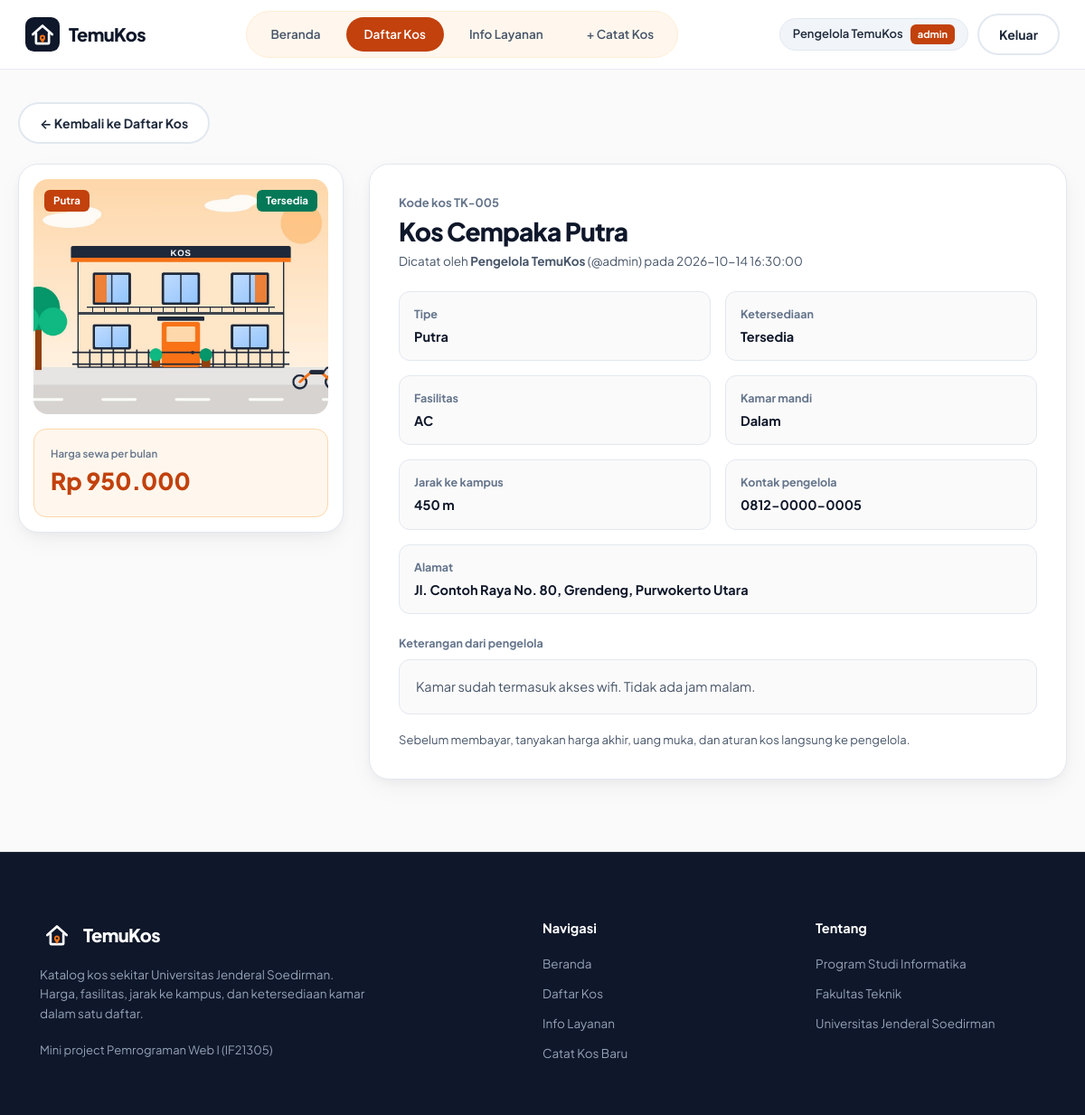
The page /detail.php?id=5 (signed in) on the database its author committed.
### tables this page shows
CREATE TABLE kos (
  id INT UNSIGNED AUTO_INCREMENT PRIMARY KEY,
  pengguna_id INT UNSIGNED NOT NULL,                
  nama_kos VARCHAR(150) NOT NULL,
  tipe ENUM('Putra','Putri','Campur') NOT NULL,
  fasilitas ENUM('Kipas angin','AC') NOT NULL,
  kamar_mandi ENUM('Dalam','Luar') NOT NULL,
  harga INT UNSIGNED NOT NULL,                      
  jarak_m INT UNSIGNED NOT NULL,                    
  alamat VARCHAR(150) NOT NULL,
  ketersediaan ENUM('Tersedia','Penuh') NOT NULL DEFAULT 'Tersedia',
  deskripsi VARCHAR(2000) DEFAULT NULL,             
  kontak VARCHAR(60) NOT NULL,
  foto_kos VARCHAR(255) DEFAULT NULL,
  dibuat_pada DATETIME NOT NULL DEFAULT CURRENT_TIMESTAMP,
  FOREIGN KEY (pengguna_id) REFERENCES pengguna (id)  
);

CREATE TABLE pengguna (
  id INT UNSIGNED AUTO_INCREMENT PRIMARY KEY,
  username VARCHAR(30) NOT NULL UNIQUE,             
  nama VARCHAR(100) NOT NULL,
  peran ENUM('admin','anggota') NOT NULL DEFAULT 'anggota',
  hash_sandi VARCHAR(255) NOT NULL,                 
  dibuat_pada DATETIME NOT NULL DEFAULT CURRENT_TIMESTAMP
);

### sesi.php (called while the page is built, shortened)
<?php
function e(?string $teks): string
{
    return htmlspecialchars($teks ?? '', ENT_QUOTES | ENT_SUBSTITUTE, 'UTF-8');
}
    ?>

### validasi.php (called while the page is built, shortened)
<?php
function formatRupiah(int $nominal): string
{
    return 'Rp ' . number_format($nominal, 0, ',', '.');
}
function formatJarak(int $meter): string
{
    if ($meter < 1000) {
        return $meter . ' m';
    }
    return number_format($meter / 1000, 1, ',', '.') . ' km';
}

### detail.php (the view, shortened to what this page needs)
<?php
require_once __DIR__ . '/sesi.php';
require_once __DIR__ . '/koneksi.php';
require_once __DIR__ . '/validasi.php';
require_once __DIR__ . '/tampilan.php';
$pengguna = penggunaAktif();
$id = filter_var($_GET['id'] ?? '', FILTER_VALIDATE_INT, ['options' => ['min_range' => 1]]);
try {
    $sql = 'SELECT k.*, u.nama AS pencatat, u.username AS username_pencatat
            FROM kos AS k
            JOIN pengguna AS u ON u.id = k.pengguna_id
            WHERE k.id = ?';
    $stmt = $db->prepare($sql);
    $stmt->bind_param('i', $id);
    $stmt->execute();
    $kos = $stmt->get_result()->fetch_assoc();
} catch (mysqli_sql_exception $ex) {
    error_log('[Read Detail Gagal] ' . $ex->getMessage());
    tampilkanGalat(500, 'Detail belum bisa dimuat', 'Terjadi gangguan saat mengambil data. Coba lagi beberapa saat lagi.');
}
$kodeKos = 'TK-' . str_pad((string) (int) $kos['id'], 3, '0', STR_PAD_LEFT);
$kelasKetersediaan = $kos['ketersediaan'] === 'Tersedia' ? 'status-tersedia' : 'status-penuh';
?>
<!DOCTYPE html>
<html lang="id">
<head>
    <link rel="stylesheet" href="style.css">
</head>
<body>
    <?php topbarUtama($pengguna, 'katalog'); ?>
    <main class="container detail-main">
        <p class="back-row">
            <a href="daftar.php#katalog" class="btn btn-secondary">&larr; Kembali ke Daftar Kos</a>
        </p>
        <div class="detail-layout">
            <aside class="media-showcase">
                <div class="media-frame">
                    <?php if (!empty($kos['foto_kos']) && is_file(__DIR__ . '/' . $kos['foto_kos'])): ?>
                        <img src="<?= e($kos['foto_kos']) ?>" alt="Foto <?= e($kos['nama_kos']) ?>">
                    <?php else: ?>
                        <div class="card-visual-fallback"><span class="fallback-cat">Foto belum tersedia</span></div>
                    <?php endif; ?>
                    <span class="pill-top-left"><?= e($kos['tipe']) ?></span>
                    <span class="pill-top-right <?= $kelasKetersediaan ?>"><?= e($kos['ketersediaan']) ?></span>
                </div>
                <div class="price-highlight-box">
                    <div class="price-label">Harga sewa per bulan</div>
                    <div class="price-amount price-big"><?= e(formatRupiah((int) $kos['harga'])) ?></div>
                </div>
            </aside>
            <article class="panel-card">
                <p class="kode-kos">Kode kos <?= e($kodeKos) ?></p>
                <h1 class="section-title detail-title"><?= e($kos['nama_kos']) ?></h1>
                <p class="detail-meta">
                    Dicatat oleh <strong><?= e($kos['pencatat']) ?></strong> (@<?= e($kos['username_pencatat']) ?>) pada <?= e($kos['dibuat_pada']) ?>
                </p>
                <div class="dossier-grid">
                    <div class="dossier-item">
                        <div class="dossier-label">Tipe</div>
                        <div class="dossier-val"><?= e($kos['tipe']) ?></div>
                    </div>
                    <div class="dossier-item">
                        <div class="dossier-label">Ketersediaan</div>
                        <div class="dossier-val"><?= e($kos['ketersediaan']) ?></div>
                    </div>
                    <div class="dossier-item">
                        <div class="dossier-label">Fasilitas</div>
                        <div class="dossier-val"><?= e($kos['fasilitas']) ?></div>
                    </div>
                    <div class="dossier-item">
                        <div class="dossier-label">Kamar mandi</div>
                        <div class="dossier-val"><?= e($kos['kamar_mandi']) ?></div>
                    </div>
                    <div class="dossier-item">
                        <div class="dossier-label">Jarak ke kampus</div>
                        <div class="dossier-val"><?= e(formatJarak((int) $kos['jarak_m'])) ?></div>
                    </div>
                    <div class="dossier-item">
                        <div class="dossier-label">Kontak pengelola</div>
                        <div class="dossier-val"><?= e($kos['kontak']) ?></div>
                    </div>
                    <div class="dossier-item full-width">
                        <div class="dossier-label">Alamat</div>
                        <div class="dossier-val"><?= e($kos['alamat']) ?></div>
                    </div>
                </div>
                <div>
                    <div class="dossier-label">Keterangan dari pengelola</div>
                    <div class="desc-box"><?= ($kos['deskripsi'] ?? '') !== '' ? e($kos['deskripsi']) : 'Belum ada keterangan tambahan.' ?></div>
                </div>
                <p class="hint-box">
                    Sebelum membayar, tanyakan harga akhir, uang muka, dan aturan kos langsung ke pengelola.
                </p>
            </article>
        </div>
    </main>
    <?php footerSitus($pengguna); ?>
</body>
</html>

### tampilan.php (shortened to what this page needs)
<?php
function topbarUtama(array $pengguna, string $aktif = ''): void
{
    $kelas = fn(string $nama): string => $aktif === $nama ? 'nav-pill-item active' : 'nav-pill-item';
    ?>
    <header class="topbar">
        <div class="topbar-inner">
            <a href="daftar.php" class="brand">
                <img class="brand-logo" src="assets/logo-temukos.svg" alt="" width="38" height="38">
                <span>TemuKos</span>
            </a>
            <nav class="nav-pills" id="mainNav" aria-label="Navigasi utama">
                <a href="daftar.php" data-nav="beranda" class="<?= $kelas('beranda') ?>">Beranda</a>
                <a href="daftar.php#katalog" data-nav="katalog" class="<?= $kelas('katalog') ?>">Daftar Kos</a>
                <a href="daftar.php#solusi" data-nav="solusi" class="<?= $kelas('solusi') ?>">Info Layanan</a>
                <?php if ($pengguna['peran'] === 'admin'): ?>
                    <a href="tambah.php" class="<?= $kelas('tambah') ?>">+ Catat Kos</a>
                <?php endif; ?>
            </nav>
            <div class="user-actions">
                <span class="user-badge">
                    <?= e($pengguna['nama']) ?>
                    <span class="role-tag"><?= e($pengguna['peran']) ?></span>
                </span>
                <a href="logout.php" class="btn btn-secondary">Keluar</a>
            </div>
        </div>
    </header>
    <?php
}
function footerSitus(array $pengguna): void
{
    ?>
    <footer class="site-footer">
        <div class="footer-inner">
            <div class="footer-col brand-col">
                <div class="brand">
                    <img class="brand-logo" src="assets/logo-temukos.svg" alt="" width="38" height="38">
                    <span>TemuKos</span>
                </div>
                <p class="footer-desc">
                    Katalog kos sekitar Universitas Jenderal Soedirman. Harga, fasilitas, jarak ke kampus, dan ketersediaan kamar dalam satu daftar.
                </p>
                <p class="footer-copyright">Mini project Pemrograman Web I (IF21305)</p>
            </div>
            <div class="footer-col">
                <h4 class="footer-heading">Navigasi</h4>
                <ul class="footer-links">
                    <li><a href="daftar.php">Beranda</a></li>
                    <li><a href="daftar.php#katalog">Daftar Kos</a></li>
                    <li><a href="daftar.php#solusi">Info Layanan</a></li>
                    <?php if ($pengguna['peran'] === 'admin'): ?>
                        <li><a href="tambah.php">Catat Kos Baru</a></li>
                    <?php endif; ?>
                </ul>
            </div>
            <div class="footer-col">
                <h4 class="footer-heading">Tentang</h4>
                <ul class="footer-links">
                    <li><span class="footer-text">Program Studi Informatika</span></li>
                    <li><span class="footer-text">Fakultas Teknik</span></li>
                    <li><span class="footer-text">Universitas Jenderal Soedirman</span></li>
                </ul>
            </div>
        </div>
    </footer>
    <?php
}
    ?>

### rows shown on the page
kos: pengguna.nama "Pengelola TemuKos", pengguna.username "admin", foto_kos (picture), tipe "Putra", ketersediaan "Tersedia", harga "Rp 950.000", id "TK-005", nama_kos "Kos Cempaka Putra", dibuat_pada "2026-10-14 16:30:00", fasilitas "AC", kamar_mandi "Dalam", jarak_m "450 m", kontak "0812-0000-0005", alamat "Jl. Contoh Raya No. 80, Grendeng, Purwokerto Utara", deskripsi "Kamar sudah termasuk akses wifi. Tidak ada jam malam."
